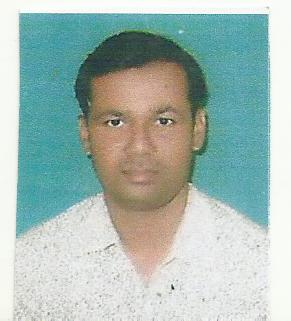
#> input picture python/14.jpg, 291 x 321 px, given in place of the camera
$ python -i final.py   (imports and definitions only)
#> lines starting #> are read from the running program, lines starting #| are printed output that depends on the picture; after the words box and inside, x2 and y2 are one past the last pixel; in counts of white or black regions, pixels touching at a corner belong together
import cv2
import sys
import numpy as np


def image_capture():
    cam=cv2.VideoCapture(0)
    #cv2.nameWindows("capturing_image")
    global img_counter
    while True:
        ret,frame = cam.read()
        cv2.imshow("capturing_image",frame)
        if not ret:
            break

        k=cv2.waitKey(1)

        if k%256 == 27:
        # ESC pressed
            print("Escape hit, closing...")
            break
        elif k%256 == 32:
            # SPACE pressed
            img_name = "test{}.png".format(img_counter)
            cv2.imwrite(img_name, frame)
            print("{} written!".format(img_name))
            img_counter+=1

            break
    return img_name

    cam.release()

    cv2.destroyAllWindows()


def face_detect(img_test):

    face_cascade=cv2.CascadeClassifier("haarcascade_frontalface_default.xml")


    img=cv2.imread(img_test)
    gray=cv2.cvtColor(img,cv2.COLOR_BGR2GRAY)
    faces=face_cascade.detectMultiScale(gray,scaleFactor=1.3,minNeighbors=5)
    for x,y,w,h in faces:
        cv2.rectangle(img,(x,y),(x+w,y+h),(0,255,0),2)
    print(type(faces))
    print(faces)
    p=(x)
    q=(y)
    r=(x+w)
    s=(y+h)
    resized=cv2.resize(img,(int(img.shape[1]/3),int(img.shape[0]/3)))
    cv2.imshow("detect",resized)
    return p,q,r,s

    cv2.waitKey(0)
    cv2.destroyAllWindows()

def corp(img_test,p,q,r,s):
    img = cv2.imread(img_test)
    crop_img = img[q:s,p:r]
    cv2.imshow("cropped", crop_img)
    cv2.waitKey(0)
    cv2.destroyAllWindows()


def masking(img_test,p,q,r,s):
    img = cv2.imread(img_test,0)
    mask=np.zeros(img.shape[:2],np.uint8)
    mask[q:s,p:r]=255#mask[y:y+h , x:x+w]
    masked_img=cv2.bitwise_and(img,img,mask=mask)

    cv2.imshow("masked",masked_img)
    cv2.imwrite(img_test,0)
    print("complete")
    return img_test
    cv2.waitKey(0)
    cv2.destroyAllWindows()


def compare_histogram(img_test1,img_test2):
    #reading the images and convert them to HSV
    base = cv2.imread(img_test1)
    test1 = cv2.imread(img_test2)
    basehsv = cv2.cvtColor(base,cv2.COLOR_BGR2HSV)
    test1hsv = cv2.cvtColor(test1,cv2.COLOR_BGR2HSV)

    # Calculate the Hist for each images
    histbase = cv2.calcHist(basehsv,[0],None,[256],[0,256])
    cv2.normalize(histbase,histbase,0,255,cv2.NORM_MINMAX)
    histtest1 = cv2.calcHist(test1hsv,[0],None,[256],[0,256])
    cv2.normalize(histtest1,histtest1,0,255,cv2.NORM_MINMAX)

    # Compare two Hist. and find out the correlation value
    base_test1 = cv2.compareHist(histbase,histtest1,0)
    print (base_test1)

img_counter=0
# [1 line that did not run here, left out]
#> in image_capture, frame is the input picture: shape (321, 291, 3); mean B, G, R 179.5, 185.8, 165.7
#> (key Esc is pressed here)
# [1 line that did not run here, left out]
#img_test1=masking(img_test,p,q,r,s)
# [1 line that did not run here, left out]
img_test=image_capture()
#> (key Enter is pressed here)
#> img_test = 'test0.png'
p,q,r,s=face_detect(img_test)
#> in face_detect, `gray=cv2.cvtColor(img,cv2.COLOR_BGR2GRAY)`:
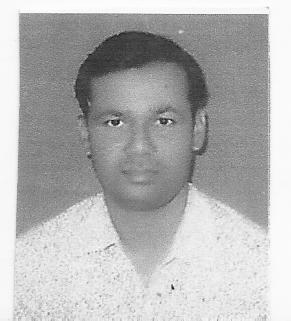
#> gray: shape (321, 291); min 12, max 255, mean 179.1
#> in face_detect, `faces=face_cascade.detectMultiScale(gray,scaleFactor=1.3,minNeighbors=5)`: faces = [[77, 74, 124, 124]]
#> the loop in face_detect, `for x,y,w,h in faces:` made 1 pass
#> after the loop in face_detect, `for x,y,w,h in faces:`:
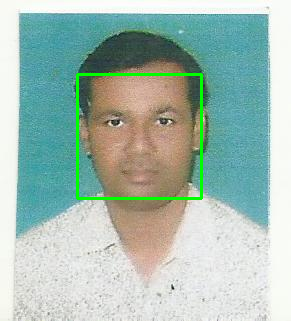
#> img: shape (321, 291, 3); 1.59% of pixels changed, all inside (x1, y1, x2, y2) = (76, 73, 203, 200)
#| <class 'numpy.ndarray'>
#| [[ 77  74 124 124]]
#> in face_detect, `p=(x)`: p = 77
#> in face_detect, `q=(y)`: q = 74
#> in face_detect, `r=(x+w)`: r = 201
#> in face_detect, `s=(y+h)`: s = 198
#> in face_detect, `resized=cv2.resize(img,(int(img.shape[1]/3),int(img.shape[0]/3)))`:
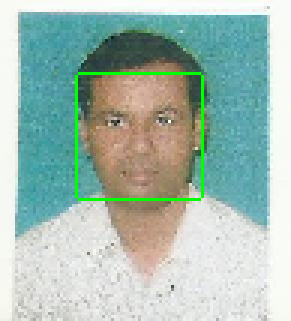
#> resized: shape (107, 97, 3) (shown 3 times larger); mean B, G, R 177.7, 187.9, 164
#> p = 77; q = 74; r = 201; s = 198
#img_test2=masking(img_test,p,q,r,s)
img_test2=corp(img_test,p,q,r,s)
#> in corp, `crop_img = img[q:s,p:r]`:
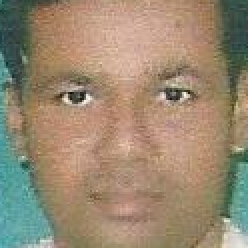
#> crop_img: shape (124, 124, 3) (shown 2 times larger); mean B, G, R 113.5, 136.8, 153.7
# [1 line not run here, left out]


>>> result = face_detect('14.jpg')
#> the loop in face_detect (call 2), `for x,y,w,h in faces:` made 1 pass
#| <class 'numpy.ndarray'>
#| [[ 77  74 124 124]]
#> result = (77, 74, 201, 198)
